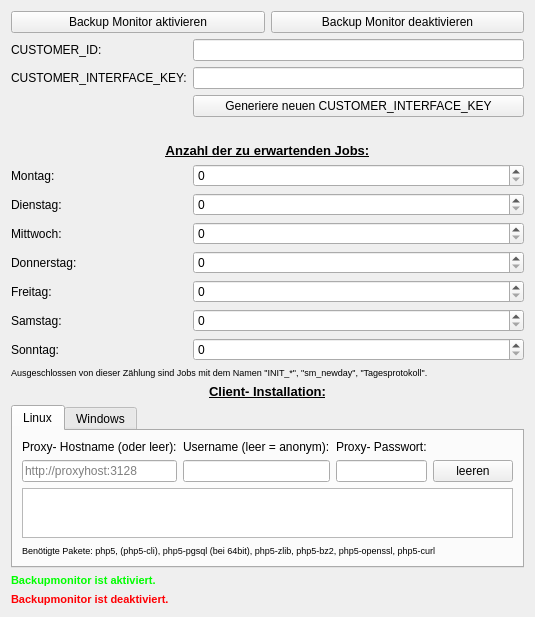
<?xml version="1.0" encoding="UTF-8"?>
<ui version="4.0">
 <class>CustomerViewModuleBackupMonitor</class>
 <widget class="QWidget" name="CustomerViewModuleBackupMonitor">
  <property name="geometry">
   <rect>
    <x>0</x>
    <y>0</y>
    <width>502</width>
    <height>605</height>
   </rect>
  </property>
  <property name="windowTitle">
   <string>Form</string>
  </property>
  <layout class="QGridLayout" name="gridLayout">
   <item row="27" column="0" colspan="2">
    <widget class="QLabel" name="labelEnabled">
     <property name="text">
      <string>&lt;!DOCTYPE HTML PUBLIC &quot;-//W3C//DTD HTML 4.0//EN&quot; &quot;http://www.w3.org/TR/REC-html40/strict.dtd&quot;&gt;
&lt;html&gt;&lt;head&gt;&lt;meta name=&quot;qrichtext&quot; content=&quot;1&quot; /&gt;&lt;style type=&quot;text/css&quot;&gt;
p, li { white-space: pre-wrap; }
&lt;/style&gt;&lt;/head&gt;&lt;body style=&quot; font-family:'MS Shell Dlg 2'; font-size:8.25pt; font-weight:400; font-style:normal;&quot;&gt;
&lt;p style=&quot; margin-top:0px; margin-bottom:0px; margin-left:0px; margin-right:0px; -qt-block-indent:0; text-indent:0px;&quot;&gt;&lt;span style=&quot; font-size:8pt; font-weight:600; color:#00ff00;&quot;&gt;Backupmonitor ist aktiviert.&lt;/span&gt;&lt;/p&gt;&lt;/body&gt;&lt;/html&gt;</string>
     </property>
    </widget>
   </item>
   <item row="13" column="1">
    <widget class="QSpinBox" name="inputProspectiveJobsThu"/>
   </item>
   <item row="11" column="1">
    <widget class="QSpinBox" name="inputProspectiveJobsTue"/>
   </item>
   <item row="12" column="1">
    <widget class="QSpinBox" name="inputProspectiveJobsWed"/>
   </item>
   <item row="14" column="1">
    <widget class="QSpinBox" name="inputProspectiveJobsFri"/>
   </item>
   <item row="10" column="1">
    <widget class="QSpinBox" name="inputProspectiveJobsMon"/>
   </item>
   <item row="15" column="1">
    <widget class="QSpinBox" name="inputProspectiveJobsSat"/>
   </item>
   <item row="16" column="1">
    <widget class="QSpinBox" name="inputProspectiveJobsSun"/>
   </item>
   <item row="17" column="0" colspan="2">
    <widget class="QLabel" name="label_12">
     <property name="text">
      <string>&lt;!DOCTYPE HTML PUBLIC &quot;-//W3C//DTD HTML 4.0//EN&quot; &quot;http://www.w3.org/TR/REC-html40/strict.dtd&quot;&gt;
&lt;html&gt;&lt;head&gt;&lt;meta name=&quot;qrichtext&quot; content=&quot;1&quot; /&gt;&lt;style type=&quot;text/css&quot;&gt;
p, li { white-space: pre-wrap; }
&lt;/style&gt;&lt;/head&gt;&lt;body style=&quot; font-family:'MS Shell Dlg 2'; font-size:8pt; font-weight:400; font-style:normal;&quot;&gt;
&lt;p style=&quot; margin-top:0px; margin-bottom:0px; margin-left:0px; margin-right:0px; -qt-block-indent:0; text-indent:0px;&quot;&gt;&lt;span style=&quot; font-size:7pt;&quot;&gt;Ausgeschlossen von dieser Zählung sind Jobs mit dem Namen &amp;quot;INIT_*&amp;quot;, &amp;quot;sm_newday&amp;quot;, &amp;quot;Tagesprotokoll&amp;quot;.&lt;/span&gt;&lt;/p&gt;&lt;/body&gt;&lt;/html&gt;</string>
     </property>
    </widget>
   </item>
   <item row="6" column="1">
    <widget class="QLineEdit" name="inputInterfaceKey"/>
   </item>
   <item row="18" column="0" colspan="2">
    <spacer name="verticalSpacer">
     <property name="orientation">
      <enum>Qt::Vertical</enum>
     </property>
     <property name="sizeHint" stdset="0">
      <size>
       <width>20</width>
       <height>40</height>
      </size>
     </property>
    </spacer>
   </item>
   <item row="5" column="1">
    <widget class="QLineEdit" name="inputCustomerId"/>
   </item>
   <item row="6" column="0">
    <widget class="QLabel" name="label_2">
     <property name="text">
      <string>CUSTOMER_INTERFACE_KEY:</string>
     </property>
    </widget>
   </item>
   <item row="5" column="0">
    <widget class="QLabel" name="label">
     <property name="text">
      <string>CUSTOMER_ID:</string>
     </property>
    </widget>
   </item>
   <item row="7" column="1">
    <widget class="QPushButton" name="pushGenerateNewInterfaceKey">
     <property name="text">
      <string>Generiere neuen CUSTOMER_INTERFACE_KEY</string>
     </property>
    </widget>
   </item>
   <item row="2" column="0" colspan="2">
    <layout class="QHBoxLayout" name="horizontalLayout">
     <item>
      <widget class="QPushButton" name="pushEnable">
       <property name="text">
        <string>Backup Monitor aktivieren</string>
       </property>
      </widget>
     </item>
     <item>
      <widget class="QPushButton" name="pushDisable">
       <property name="enabled">
        <bool>true</bool>
       </property>
       <property name="text">
        <string>Backup Monitor deaktivieren</string>
       </property>
       <property name="flat">
        <bool>false</bool>
       </property>
      </widget>
     </item>
    </layout>
   </item>
   <item row="9" column="0" colspan="2">
    <widget class="QLabel" name="label_3">
     <property name="text">
      <string>&lt;!DOCTYPE HTML PUBLIC &quot;-//W3C//DTD HTML 4.0//EN&quot; &quot;http://www.w3.org/TR/REC-html40/strict.dtd&quot;&gt;
&lt;html&gt;&lt;head&gt;&lt;meta name=&quot;qrichtext&quot; content=&quot;1&quot; /&gt;&lt;style type=&quot;text/css&quot;&gt;
p, li { white-space: pre-wrap; }
&lt;/style&gt;&lt;/head&gt;&lt;body style=&quot; font-family:'MS Shell Dlg 2'; font-size:8.25pt; font-weight:400; font-style:normal;&quot;&gt;
&lt;p align=&quot;center&quot; style=&quot; margin-top:0px; margin-bottom:0px; margin-left:0px; margin-right:0px; -qt-block-indent:0; text-indent:0px;&quot;&gt;&lt;span style=&quot; font-size:10pt; font-weight:600; text-decoration: underline;&quot;&gt;Anzahl der zu erwartenden Jobs:&lt;/span&gt;&lt;/p&gt;&lt;/body&gt;&lt;/html&gt;</string>
     </property>
    </widget>
   </item>
   <item row="11" column="0">
    <widget class="QLabel" name="label_5">
     <property name="text">
      <string>Dienstag:</string>
     </property>
    </widget>
   </item>
   <item row="12" column="0">
    <widget class="QLabel" name="label_6">
     <property name="text">
      <string>Mittwoch:</string>
     </property>
    </widget>
   </item>
   <item row="28" column="0" colspan="2">
    <widget class="QLabel" name="labelDisabled">
     <property name="text">
      <string>&lt;!DOCTYPE HTML PUBLIC &quot;-//W3C//DTD HTML 4.0//EN&quot; &quot;http://www.w3.org/TR/REC-html40/strict.dtd&quot;&gt;
&lt;html&gt;&lt;head&gt;&lt;meta name=&quot;qrichtext&quot; content=&quot;1&quot; /&gt;&lt;style type=&quot;text/css&quot;&gt;
p, li { white-space: pre-wrap; }
&lt;/style&gt;&lt;/head&gt;&lt;body style=&quot; font-family:'MS Shell Dlg 2'; font-size:8.25pt; font-weight:400; font-style:normal;&quot;&gt;
&lt;p style=&quot; margin-top:0px; margin-bottom:0px; margin-left:0px; margin-right:0px; -qt-block-indent:0; text-indent:0px;&quot;&gt;&lt;span style=&quot; font-size:8pt; font-weight:600; color:#ff0004;&quot;&gt;Backupmonitor ist deaktiviert.&lt;/span&gt;&lt;/p&gt;&lt;/body&gt;&lt;/html&gt;</string>
     </property>
    </widget>
   </item>
   <item row="8" column="0" colspan="2">
    <spacer name="verticalSpacer_2">
     <property name="orientation">
      <enum>Qt::Vertical</enum>
     </property>
     <property name="sizeType">
      <enum>QSizePolicy::Fixed</enum>
     </property>
     <property name="sizeHint" stdset="0">
      <size>
       <width>20</width>
       <height>20</height>
      </size>
     </property>
    </spacer>
   </item>
   <item row="14" column="0">
    <widget class="QLabel" name="label_8">
     <property name="text">
      <string>Freitag:</string>
     </property>
    </widget>
   </item>
   <item row="15" column="0">
    <widget class="QLabel" name="label_9">
     <property name="text">
      <string>Samstag:</string>
     </property>
    </widget>
   </item>
   <item row="10" column="0">
    <widget class="QLabel" name="label_4">
     <property name="text">
      <string>Montag:</string>
     </property>
    </widget>
   </item>
   <item row="13" column="0">
    <widget class="QLabel" name="label_7">
     <property name="text">
      <string>Donnerstag:</string>
     </property>
    </widget>
   </item>
   <item row="16" column="0">
    <widget class="QLabel" name="label_10">
     <property name="text">
      <string>Sonntag:</string>
     </property>
    </widget>
   </item>
   <item row="23" column="0" colspan="2">
    <widget class="QLabel" name="label_16">
     <property name="text">
      <string>&lt;html&gt;&lt;head/&gt;&lt;body&gt;&lt;p align=&quot;center&quot;&gt;&lt;span style=&quot; font-size:10pt; font-weight:600; text-decoration: underline;&quot;&gt;Client- Installation:&lt;/span&gt;&lt;/p&gt;&lt;/body&gt;&lt;/html&gt;</string>
     </property>
     <property name="alignment">
      <set>Qt::AlignCenter</set>
     </property>
    </widget>
   </item>
   <item row="24" column="0" colspan="2">
    <widget class="QTabWidget" name="tabInstallation">
     <property name="currentIndex">
      <number>0</number>
     </property>
     <widget class="QWidget" name="tab">
      <attribute name="title">
       <string>Linux</string>
      </attribute>
      <layout class="QGridLayout" name="gridLayout_3">
       <item row="0" column="0">
        <layout class="QGridLayout" name="gridLayout_2">
         <property name="sizeConstraint">
          <enum>QLayout::SetMinimumSize</enum>
         </property>
         <item row="1" column="0">
          <widget class="QLineEdit" name="inputProxyHostname">
           <property name="text">
            <string/>
           </property>
           <property name="placeholderText">
            <string>http://proxyhost:3128</string>
           </property>
          </widget>
         </item>
         <item row="1" column="1">
          <widget class="QLineEdit" name="inputProxyUsername">
           <property name="text">
            <string/>
           </property>
          </widget>
         </item>
         <item row="0" column="1">
          <widget class="QLabel" name="label_14">
           <property name="text">
            <string>Username (leer = anonym):</string>
           </property>
          </widget>
         </item>
         <item row="0" column="0">
          <widget class="QLabel" name="label_13">
           <property name="text">
            <string>Proxy- Hostname (oder leer):</string>
           </property>
          </widget>
         </item>
         <item row="1" column="2">
          <widget class="QLineEdit" name="inputProxyPassword"/>
         </item>
         <item row="0" column="2">
          <widget class="QLabel" name="label_15">
           <property name="text">
            <string>Proxy- Passwort:</string>
           </property>
          </widget>
         </item>
         <item row="1" column="3">
          <widget class="QPushButton" name="pushClearProxyInputs">
           <property name="text">
            <string>leeren</string>
           </property>
          </widget>
         </item>
        </layout>
       </item>
       <item row="2" column="0">
        <widget class="QLabel" name="label_11">
         <property name="sizePolicy">
          <sizepolicy hsizetype="Expanding" vsizetype="Preferred">
           <horstretch>0</horstretch>
           <verstretch>0</verstretch>
          </sizepolicy>
         </property>
         <property name="text">
          <string>&lt;!DOCTYPE HTML PUBLIC &quot;-//W3C//DTD HTML 4.0//EN&quot; &quot;http://www.w3.org/TR/REC-html40/strict.dtd&quot;&gt;
&lt;html&gt;&lt;head&gt;&lt;meta name=&quot;qrichtext&quot; content=&quot;1&quot; /&gt;&lt;style type=&quot;text/css&quot;&gt;
p, li { white-space: pre-wrap; }
&lt;/style&gt;&lt;/head&gt;&lt;body style=&quot; font-family:'MS Shell Dlg 2'; font-size:8pt; font-weight:400; font-style:normal;&quot;&gt;
&lt;p style=&quot; margin-top:0px; margin-bottom:0px; margin-left:0px; margin-right:0px; -qt-block-indent:0; text-indent:0px;&quot;&gt;&lt;span style=&quot; font-size:7pt;&quot;&gt;Benötigte Pakete: php5, (php5-cli), php5-pgsql (bei 64bit), php5-zlib, php5-bz2, php5-openssl, php5-curl&lt;/span&gt;&lt;/p&gt;&lt;/body&gt;&lt;/html&gt;</string>
         </property>
        </widget>
       </item>
       <item row="1" column="0">
        <widget class="QTextEdit" name="inputClientInstallationCommand">
         <property name="sizePolicy">
          <sizepolicy hsizetype="Expanding" vsizetype="Fixed">
           <horstretch>0</horstretch>
           <verstretch>0</verstretch>
          </sizepolicy>
         </property>
         <property name="maximumSize">
          <size>
           <width>16777215</width>
           <height>50</height>
          </size>
         </property>
         <property name="readOnly">
          <bool>true</bool>
         </property>
        </widget>
       </item>
      </layout>
     </widget>
     <widget class="QWidget" name="tab_2">
      <attribute name="title">
       <string>Windows</string>
      </attribute>
      <layout class="QGridLayout" name="gridLayout_4">
       <property name="bottomMargin">
        <number>9</number>
       </property>
       <property name="horizontalSpacing">
        <number>6</number>
       </property>
       <property name="verticalSpacing">
        <number>0</number>
       </property>
       <item row="2" column="0">
        <widget class="QLabel" name="label_18">
         <property name="text">
          <string>Download:</string>
         </property>
        </widget>
       </item>
       <item row="0" column="0">
        <widget class="QLabel" name="label_17">
         <property name="text">
          <string>Installation muss mit dem Backupsyncer- MSI Paket durchgeführt werden.</string>
         </property>
        </widget>
       </item>
       <item row="4" column="0">
        <spacer name="verticalSpacer_3">
         <property name="orientation">
          <enum>Qt::Vertical</enum>
         </property>
         <property name="sizeHint" stdset="0">
          <size>
           <width>20</width>
           <height>40</height>
          </size>
         </property>
        </spacer>
       </item>
       <item row="3" column="0">
        <widget class="QLabel" name="labelMsiDownload">
         <property name="text">
          <string>TextLabel</string>
         </property>
        </widget>
       </item>
       <item row="1" column="0">
        <spacer name="verticalSpacer_4">
         <property name="orientation">
          <enum>Qt::Vertical</enum>
         </property>
         <property name="sizeType">
          <enum>QSizePolicy::Fixed</enum>
         </property>
         <property name="sizeHint" stdset="0">
          <size>
           <width>20</width>
           <height>20</height>
          </size>
         </property>
        </spacer>
       </item>
      </layout>
     </widget>
    </widget>
   </item>
  </layout>
 </widget>
 <tabstops>
  <tabstop>inputProspectiveJobsMon</tabstop>
  <tabstop>inputProspectiveJobsTue</tabstop>
  <tabstop>inputProspectiveJobsWed</tabstop>
  <tabstop>inputProspectiveJobsThu</tabstop>
  <tabstop>inputProspectiveJobsFri</tabstop>
  <tabstop>inputProspectiveJobsSat</tabstop>
  <tabstop>inputProspectiveJobsSun</tabstop>
  <tabstop>inputInterfaceKey</tabstop>
  <tabstop>inputCustomerId</tabstop>
  <tabstop>pushGenerateNewInterfaceKey</tabstop>
  <tabstop>pushEnable</tabstop>
  <tabstop>pushDisable</tabstop>
 </tabstops>
 <resources/>
 <connections/>
</ui>
